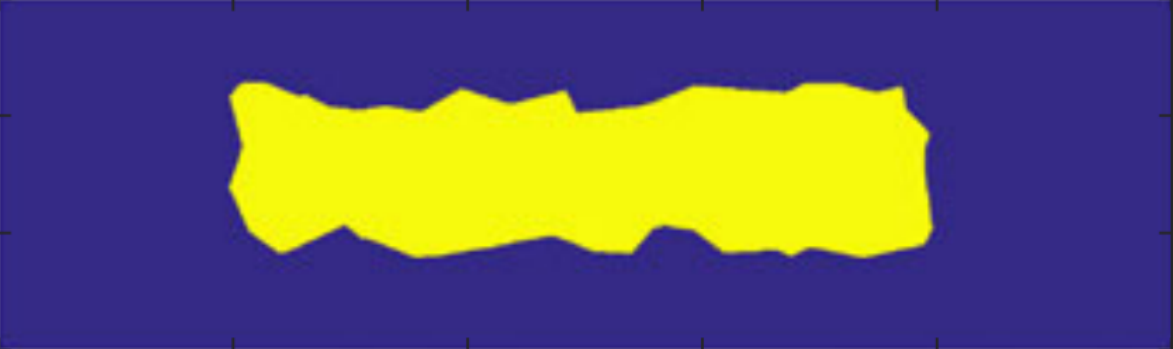
#> input picture experiments/kadu/salt.png, 1173 x 349 px
$ python kadu_salt.py
#> lines starting #> are read from the running program, lines starting #| are printed output that depends on the picture; after the words box and inside, x2 and y2 are one past the last pixel; in counts of white or black regions, pixels touching at a corner belong together
"""Load image file by using Pillow and matplotlib"""

import h5py
import numpy as np
from PIL import Image

def load_salt(image="salt.png"):
    """Load salt image and return numpy array"""
#> called with image = 'salt.png'

    # Load image and convert to grayscale
    im = Image.open(image).convert(mode="L")
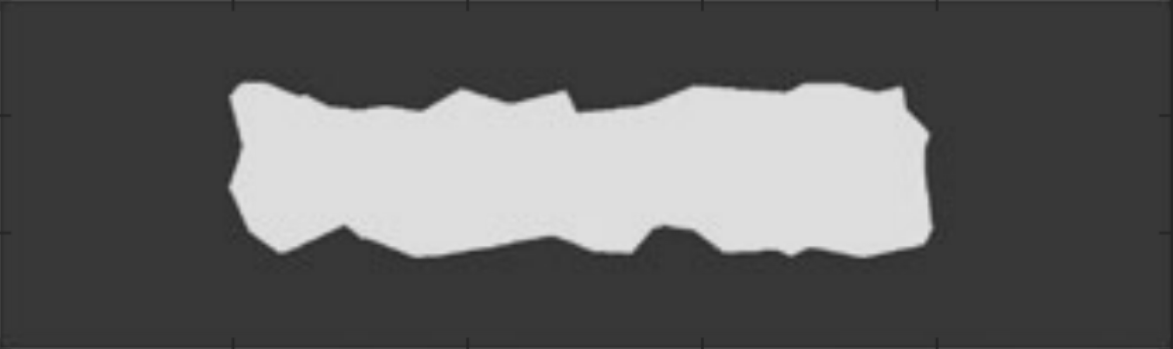
#> im: PIL image 1173x349 L; min 37, max 227, mean 97.2
    # Trnsform to array
    arr = np.asarray(im)
    # Reduce to two materials
    hist, bin_edges = np.histogram(arr, bins=2)
#> hist = [306504, 102873]; bin_edges = [37, 132, 227]
    threshold = bin_edges[1]
#> threshold = 132
    # Locate salt
    salt = arr > threshold
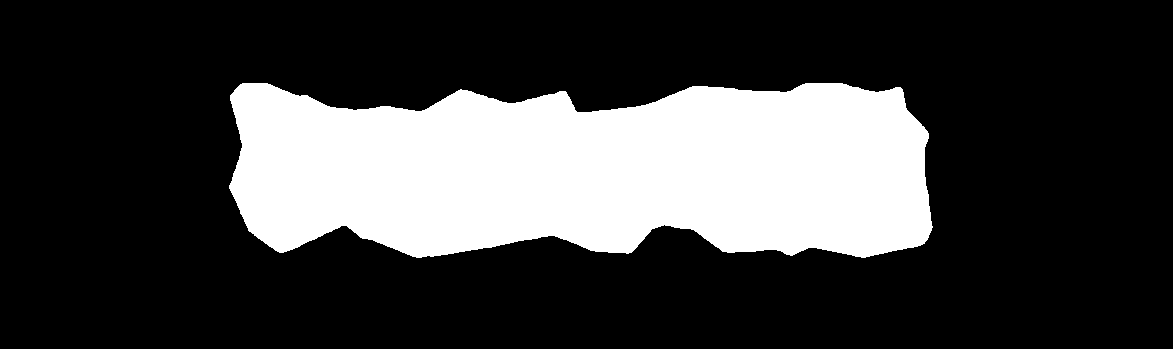
#> salt: shape (349, 1173) bool; 25.1% white; 1 white region, box (x1, y1, x2, y2) and area: (229, 83, 933, 258) 102826
    vp_salt = np.where(salt, 1, 0)

    return vp_salt

if __name__ == '__main__':

    # hdf5 destination file
    h5file = "kadu_salt.hdf5"
    # Load salt
    vp_salt = load_salt()
    # Define model geometry
    nz, nx = vp_salt.shape
#> nz = 349; nx = 1173
    depth, width = 3, 10
    # Create grid
    zp = np.linspace(0, depth, nz)
#> zp = 349 values from 0 to 3
    xp = np.linspace(0, width, nx)
#> xp = 1173 values from 0 to 10
    X, Z = np.meshgrid(xp, zp)
    # Get coordinates
    # coords = np.array([X.flatten(), Z.flatten()]).transpose()
    coords = np.array([Z.flatten(), X.flatten()]).transpose()

    print("Writing velocity model: " + h5file, flush=True)
    with h5py.File(h5file, "w") as f:
        f.create_dataset("velocity_model", data=vp_salt.flatten(), dtype="f")
        f.create_dataset("coordinates", data=coords, dtype="f")
        f.attrs["geometric dimension"] = coords.shape[1]
